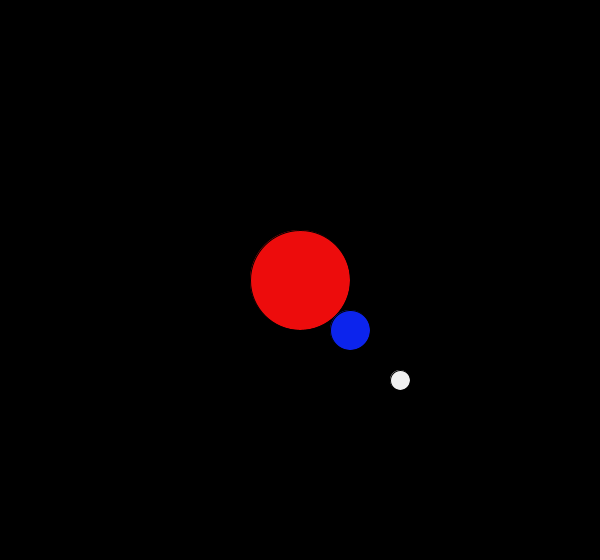
Frame 1 (no input)
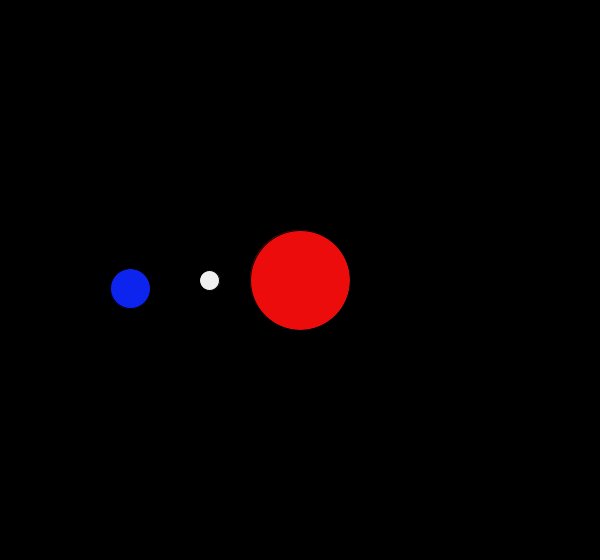
Frame 60 (the mouse pressed at the canvas centre just before this capture)
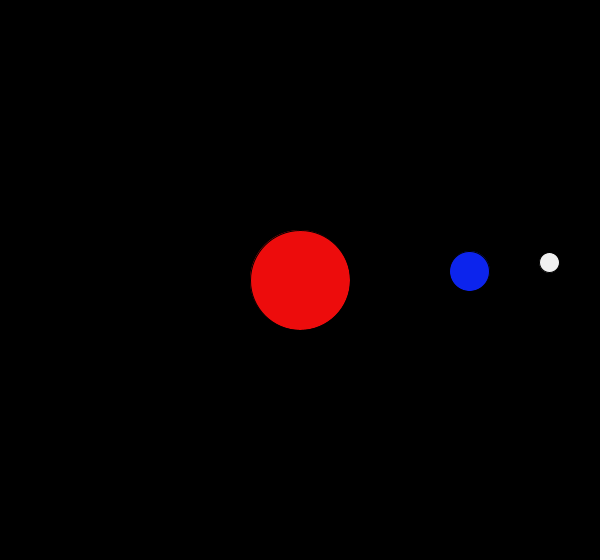
Frame 120 (the mouse held since frame 60 and released just before this capture)

The Processing sketch that drew these frames (run headless with seeded random() and noise(); from frame 60 on, the mouse is pressed at the canvas centre):

// Processing sketch: rotrotrot1
// ── rotrotrot1.pde
Circle[] circles;

void setup()
{
  size(600,560);
  circles = new Circle[3];
  circles[0] = new Circle(width/2,height/2,50);
  for(int i=1;i<3;i++)
  {
    circles[i] = new Circle(width/2+50*i,height/2+50*i,20/i);
  }
  circles[0].col = color(237,12,12);
  circles[1].col = color(12,36,237);
  circles[2].col = color(240,240,240);
}
void draw()
{
  background(0);
  fill(100,100);
  circles[0].display();
  for(int i=1;i<3;i++)
  {
    circles[i].display();
    circles[i].rotateAbout(circles[i-1],(circles[i].r+circles[i-1].r)+(100/i),i*3);
    
    println(dist(circles[2].x,circles[2].y,circles[1].x,circles[1].y));
  }
}
// ── Circle.pde
class Circle
{
  float x,y,r,stop=1,angle=0;
  color col;
  Circle(float tx, float ty ,float tr)
  {
    x=tx;
    y=ty;
    r=tr;
  }
  void display()
  {
    fill(col);
    ellipse(x,y,2*r,2*r);
  }
  void rotateAbout(Circle c, float r, float speed)
  {
      angle+=speed;
      x = (c.x)+((r)*cos(radians(angle)));
      y = (c.y)+((r)*sin(radians(angle)));
      
      if(angle==360){ angle = 0; }
  }
}
